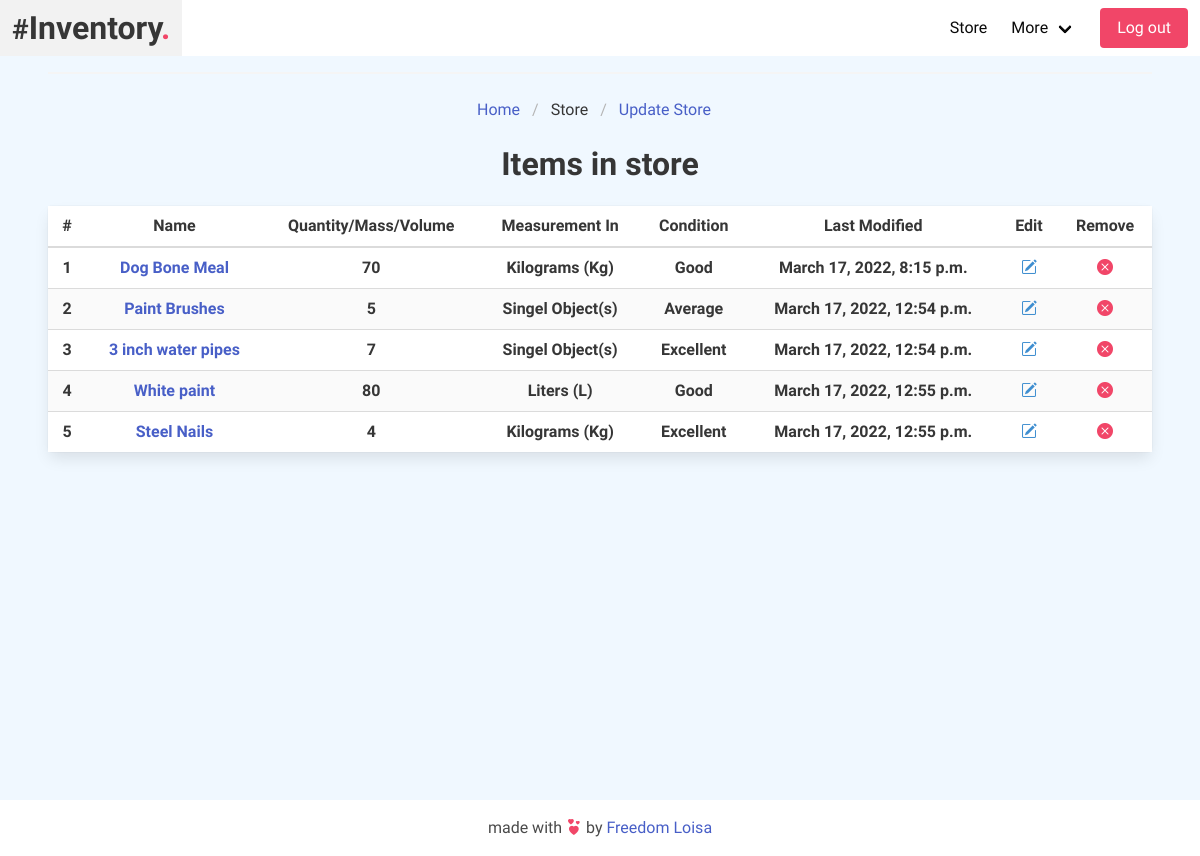
The app's page /store/ (signed in), older data.
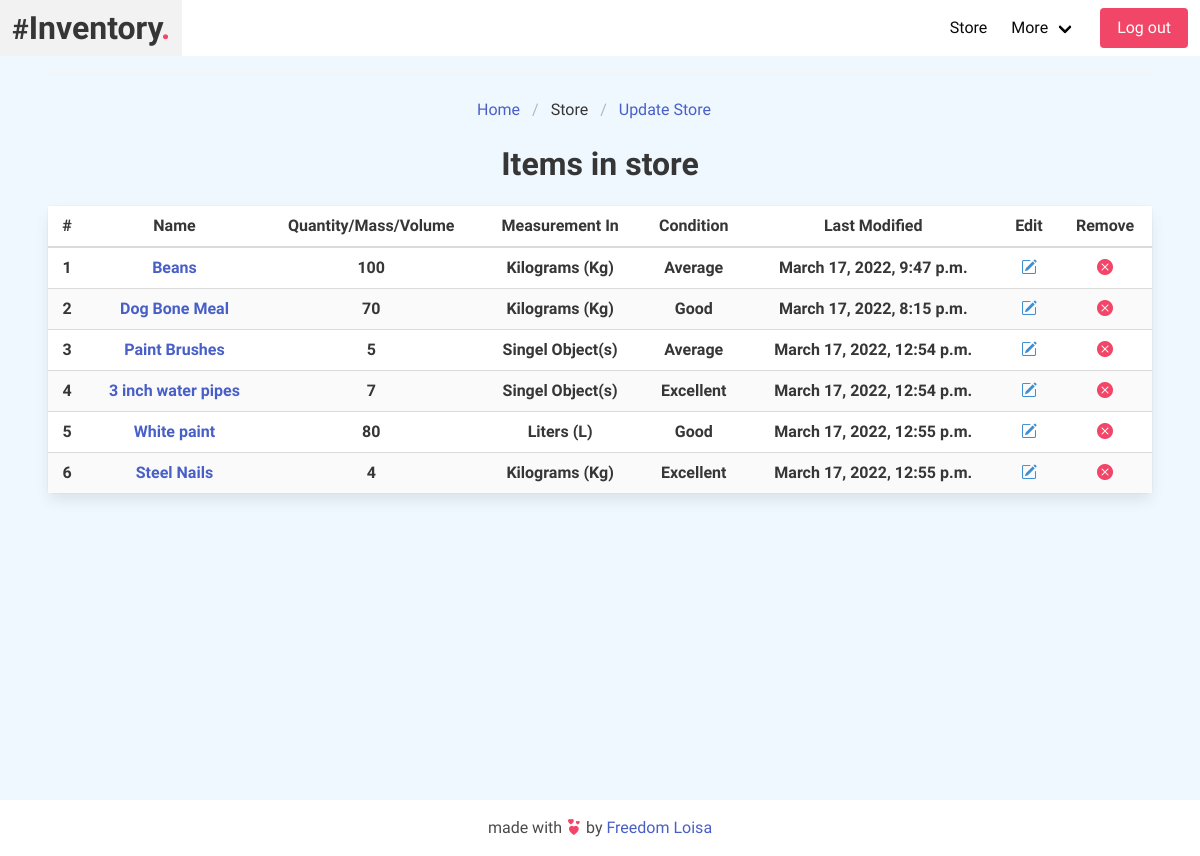
The same page, newer data.
### app/models.py (models this page shows, shortened)
class InventoryItem(models.Model):
    EXLNT = 'Excellent'
    GD = 'Good'
    AVG = 'Average'
    BD = 'Bad'
    PR = 'Poor'
    L = 'Liters (L)'
    ml = 'Milliliters (ml)'
    Kg = 'Kilograms (Kg)'
    g = 'Grams (g)'
    P_ = 'Pairs (P_)'
    m = 'Meters (m)'
    ft = 'Feet (ft)'
    s = 'Singel Object(s)'
    MEASUREMENT_IN_CHOICES = [
        (L, 'Liters'),
        (ml, 'Milliliters'),
        (Kg, 'Kilograms'),
        (g, 'Grams'),
        (P_, 'Pairs'),
        (m, 'Meters'),
        (ft, 'Feet'),
        (s, 'Single object(s)'),
    ]
    CONDITION_CHOICES = [
        (EXLNT, 'Excellent'),
        (GD, 'Good'),
        (AVG, 'Average'),
        (BD, 'Bad'),
        (PR, 'Poor'),
    ]
    name = models.CharField(max_length=200, blank=False, null=False)
    slug = AutoSlugField(populate_from='name')
    category = models.ForeignKey(Category, related_name='inventory_item', on_delete=models.CASCADE, blank=False, null=False)
    location = models.ForeignKey(Location, related_name='inventory_item', on_delete=models.CASCADE, blank=False, null=False)
    quantity_mass_volume = models.PositiveIntegerField(default=0)
    measurement_in =  models.CharField(max_length=50, choices=MEASUREMENT_IN_CHOICES, default=s, blank=False, null=False)
    condition = models.CharField(max_length=50, choices=CONDITION_CHOICES, default=AVG, blank=False, null=False)
    type_make_model = models.CharField(max_length=200, blank=False, null=False)
    more_details = models.TextField( blank=False, null=False)
    archived_on = models.DateTimeField(auto_now_add=True)
    last_modified = models.DateTimeField(auto_now=True)
    class Meta:
        ordering = ['-archived_on']

### app/views.py (the view)
# urls.py: path('store/', views.store, name='store'),
@login_required(login_url='login')
def store(request):
    store_items = InventoryItem.objects.all()
    page_title = 'Items in store'
    context = {
        'store_items': store_items,
        'page_title': page_title,
    }
    return render(request, 'app/store.html', context)

### app/templates/app/store.html (shortened to what this page needs)
{% extends 'base.html' %}
{% load static %}
{% load humanize %}
{% block body %}
<div class="home-container">
  <div class="section">
    <hr />
    <div class="add-container">
      <nav class="breadcrumb is-centered" aria-label="breadcrumbs">
        <ul>
          <li>
            <a href="{% url 'home' %}" class="has-text-link"> Home </a>
          </li>
          <li class="is-active">
            <a aria-current="page">Store </a>
          </li>
          <li>
            <a href="{% url 'add_item' %}" class="has-text-link"
              >Update Store</a
            >
          </li>
        </ul>
      </nav>
    </div>
    <br />
    <h1 class="title has-text-centered">{{ page_title }}</h1>
    <div class="card">
      <table class="table is-fullwidth table is-striped is-hoverable">
        <thead>
          <tr class="has-text-centered">
            <th>#</th>
            <th>Name</th>
            <th>Quantity/Mass/Volume</th>
            <th>Measurement In</th>
            <th>Condition</th>
            <th>Last Modified</th>
            <th>Edit</th>
            <th>Remove</th>
          </tr>
        </thead>
        <tbody>
          {% if store_items %}
          {% for item in store_items %}
          <tr class="has-text-centered">
            <th>{{ forloop.counter }}</th>
            <th>
              <a href="{% url 'store_item' item.slug %}" class="has-text-link"
                >{{ item.name }}</a
              >
            </th>
            <th>{{ item.quantity_mass_volume|intcomma }}</th>
            <th>{{ item.measurement_in }}</th>
            <th>{{ item.condition }}</th>
            <th>{{ item.last_modified }}</th>
            <th>
              <a href="{% url 'edit_item' item.slug %}" class="has-text-info">
                <i class="bi bi-pencil-square"></i>
              </a>
            </th>
            <th>
              <a href="{% url 'delete_item' item.id %}" class="has-text-danger">
                <i class="bi bi-x-circle-fill"></i>
              </a>
            </th>
          </tr>
          {% endfor %}
          {% endif %}
        </tbody>
      </table>
    </div>
  </div>
</div>
{% endblock %}

Row changes from the older to the newer data that the page shows:
added InventoryItem: name "Beans", quantity_mass_volume "100", measurement_in "Kilograms (Kg)", condition "Average", last_modified "March 17, 2022, 9:47 p.m."
